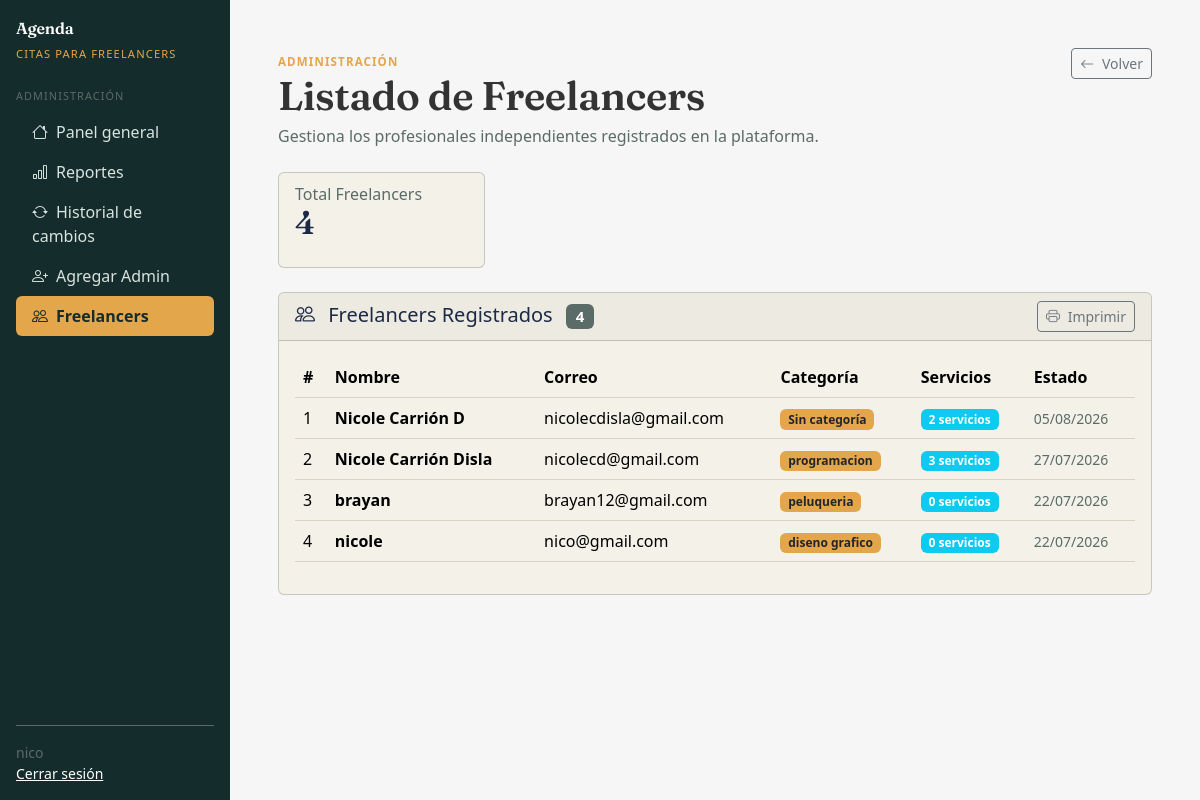
The app's page /admin-panel/listado-freelancers/ (signed in) with its own data.
### gestionCitas/models.py (models this page shows, shortened)
class Freelancer(models.Model):
    CATEGORIAS = [
        ('diseno_grafico', 'Diseño'),
        ('programacion', 'Programación'),
        ('musica', 'Música'),
        ('contabilidad', 'Contabilidad'),
        ('marketing_digital', 'Marketing Digital'),
        ('asesoria_legal', 'Asesoría Legal'),
    ]
    id_freelancer = models.AutoField(primary_key=True)
    nombre = models.CharField(max_length=30)
    correo = models.EmailField(unique=True, max_length=30)
    contrasena = models.CharField(max_length=20)
    categoria = models.CharField(max_length=50, choices=CATEGORIAS)
    fecha_registro = models.DateTimeField(auto_now_add=True)
    activo = models.BooleanField(default=True)

### gestionCitas/views.py (the view)
        def wrapper(request, *args, **kwargs):
            if 'rol' not in request.session:
                messages.error(request, "Debes iniciar sesión para continuar.")
                return redirect('login')
            if request.session.get('rol') not in roles:
                messages.error(request, "No tienes permiso para acceder a esta sección.")
                return redirect('login')
            return vista(request, *args, **kwargs)

### gestionCitas/views.py (called while the page is built)
def requiere_rol(*roles):
    def decorador(vista):
        def wrapper(request, *args, **kwargs):
            if 'rol' not in request.session:
                messages.error(request, "Debes iniciar sesión para continuar.")
                return redirect('login')
            if request.session.get('rol') not in roles:
                messages.error(request, "No tienes permiso para acceder a esta sección.")
                return redirect('login')
            return vista(request, *args, **kwargs)
        return wrapper
    return decorador

@requiere_rol('administrador')
def listado_freelancers_view(request):
    freelancers = Freelancer.objects.annotate(
        servicios_count=Count('servicios')
    ).order_by('-fecha_registro')
    total_freelancers = freelancers.count()
    from django.core.paginator import Paginator
    paginator = Paginator(freelancers, 10)
    page_number = request.GET.get('page', 1)
    page_obj = paginator.get_page(page_number)
    return render(request, 'citas/admin/listado_freelancers.html', {
        'freelancers': page_obj,
        'total_freelancers': total_freelancers,
    })

### gestionCitas/templates/citas/admin/listado_freelancers.html (shortened to what this page needs)
{% extends "citas/base.html" %}
{% load static %}
{% block content %}
<div class="mb-4">
    <div class="d-flex justify-content-between align-items-start flex-wrap gap-3">
        <div>
            <small class="text-warning text-uppercase fw-semibold"
                style="letter-spacing:.1em;font-size:.72rem;">Administración</small>
            <h1 class="mb-1">Listado de Freelancers</h1>
            <p class="text-secondary mb-0">Gestiona los profesionales independientes registrados en la plataforma.</p>
        </div>
        <a href="{% url 'admin_dashboard' %}" class="btn btn-outline-secondary btn-sm">
            <i class="bi bi-arrow-left me-1"></i> Volver
        </a>
    </div>
</div>
<div class="row g-3 mb-4">
    <div class="col-md-3">
        <div class="card">
            <div class="card-body">
                <h6 class="card-subtitle text-secondary">Total Freelancers</h6>
                <h2>{{ total_freelancers|default:"0" }}</h2>
            </div>
        </div>
    </div>
</div>
<div class="card">
    <div class="card-header">
        <div class="d-flex justify-content-between align-items-center">
            <h5 class="mb-0">
                <i class="bi bi-people me-2"></i>
                Freelancers Registrados
                <span class="badge bg-secondary ms-2">{{ total_freelancers }}</span>
            </h5>
            <button onclick="window.print()" class="btn btn-outline-secondary btn-sm">
                <i class="bi bi-printer me-1"></i> Imprimir
            </button>
        </div>
    </div>
    <div class="card-body">
        {% if freelancers %}
        <div class="table-responsive">
            <table class="table table-hover">
                <thead>
                    <tr>
                        <th>#</th>
                        <th>Nombre</th>
                        <th>Correo</th>
                        <th>Categoría</th>
                        <th>Servicios</th>
                        <th>Estado</th>
                    </tr>
                </thead>
                <tbody>
                    {% for f in freelancers %}
                    <tr>
                        <td>{{ forloop.counter }}</td>
                        <td>
                            <strong>{{ f.nombre }}</strong>
                        </td>
                        <td>{{ f.correo }}</td>
                        <td>
                            <span class="badge bg-warning text-dark">
                                {{ f.categoria|default:"Sin categoría" }}
                            </span>
                        </td>
                        <td>
                            <span class="badge bg-info">
                                {{ f.servicios_count|default:"0" }} servicios
                            </span>
                        </td>
                        <td>
                            <small class="text-secondary">
                                {{ f.fecha_registro|date:"d/m/Y" }}
                            </small>
                        </td>
                    </tr>
                    {% endfor %}
                </tbody>
            </table>
        </div>
        {% else %}
        <div class="text-center py-5">
            <i class="bi bi-people" style="font-size: 4rem; color: #ccc;"></i>
            <h3 class="h5 mt-3 text-secondary">No hay freelancers registrados</h3>
            <p class="text-secondary">Los freelancers que se registren aparecerán aquí.</p>
        </div>
        {% endif %}
    </div>
</div>
{% endblock %}

### records on screen
Freelancer: nombre "Nicole Carrión D", correo "nicolecdisla@gmail.com", categoria "Sin categoría", servicios_count "2", fecha_registro "05/08/2026"
Freelancer: nombre "Nicole Carrión Disla", correo "nicolecd@gmail.com", categoria "programacion", servicios_count "3", fecha_registro "27/07/2026"
Freelancer: nombre "brayan", correo "brayan12@gmail.com", categoria "peluqueria", servicios_count "0", fecha_registro "22/07/2026"
Freelancer: nombre "nicole", correo "nico@gmail.com", categoria "diseno grafico", servicios_count "0", fecha_registro "22/07/2026"

### other values on screen
{{ request.session.nombre|default:"Usuario" }} "nico"
{{ total_freelancers|default:"0" }} "4"
{{ total_freelancers }} "4"
